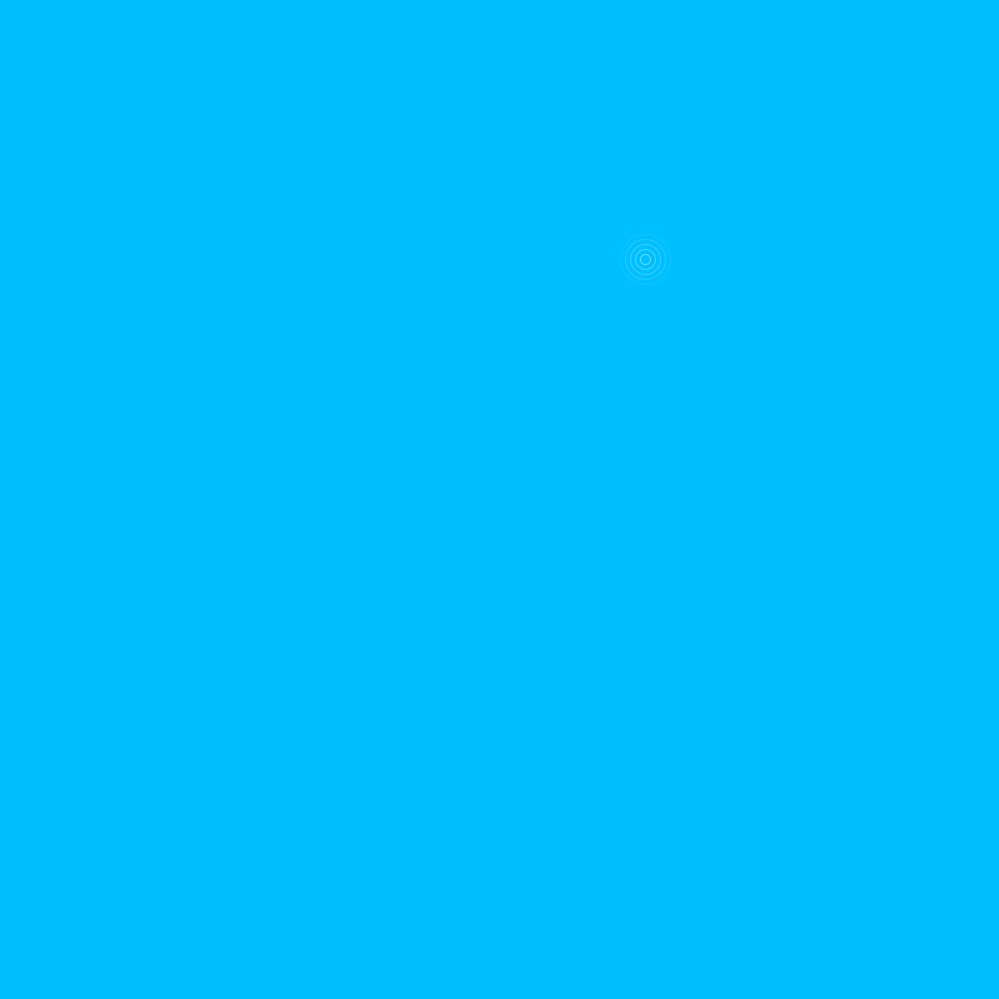
Frame 1 (no input)
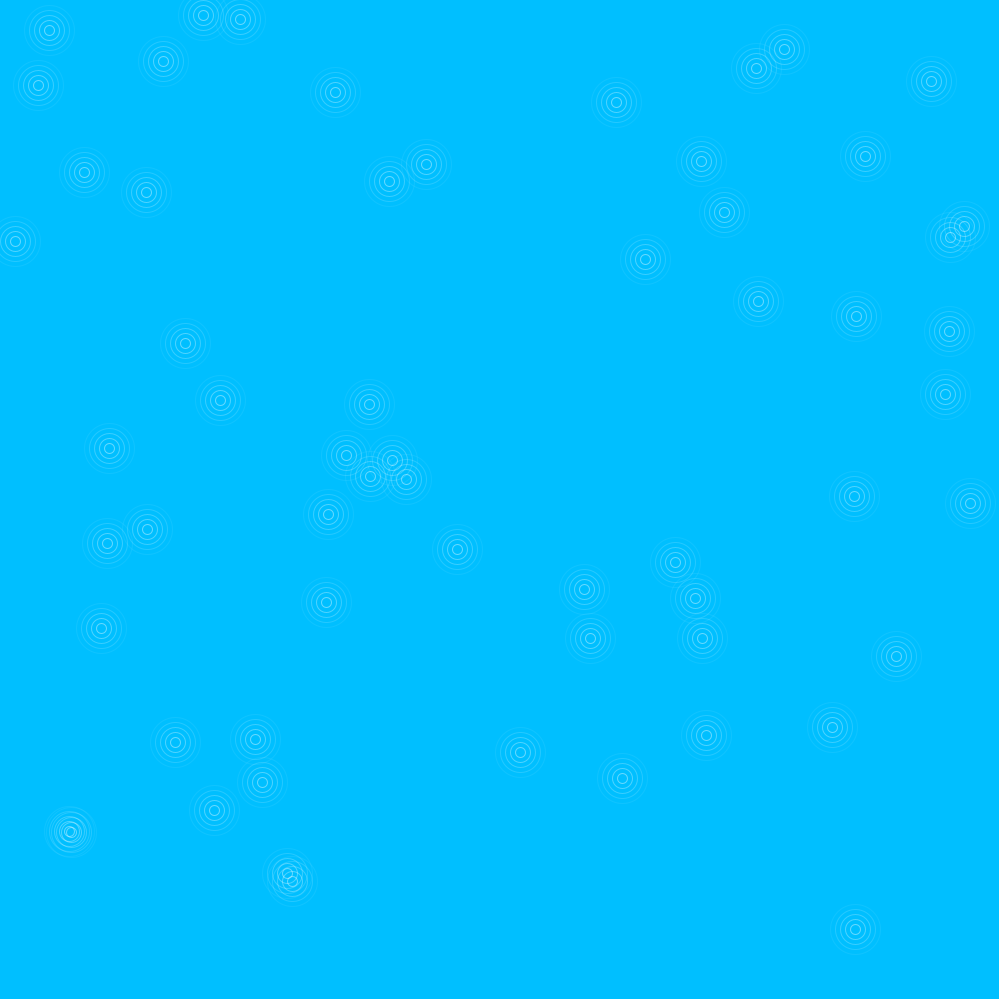
Frame 60 (the mouse pressed at the canvas centre just before this capture)
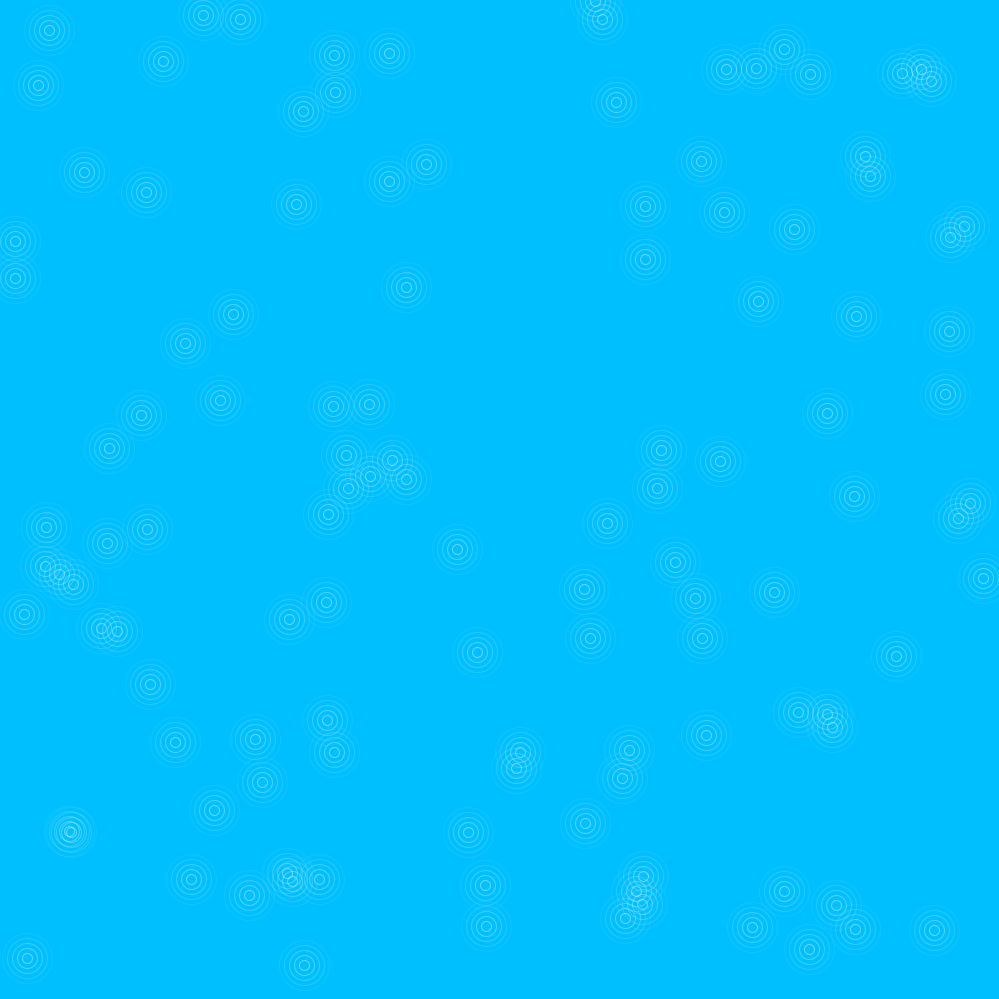
Frame 120 (the mouse held since frame 60 and released just before this capture)

The Processing sketch that drew these frames (run headless with seeded random() and noise(); from frame 60 on, the mouse is pressed at the canvas centre):

// Processing sketch: processing_6290
// ── processing_6290.pde

/*
Massive scale is always better when done by Theresa Caasi Davis
 */

Ripple b, c;

void setup()
{
  size(999,999);
  background(0,191,255, 100); 
  smooth();
  b = new Ripple();
}

void draw()
{
  noFill();
  
  b.x = random(width);
  b.y = random(height);
  b.z = 10;
  b.v = width/75;
  b.w = width/120;
  b.d= 100;
  b.p = 255;
  b.u = 255;
  b.o= 255;
  b.show(); 

}


class Ripple 
{
  float x, y, z,w,v,d ;
  float p,u,o;

  void show()
  {
    
    for(int i=0; i<10; i++)
    {
      stroke(p,u,o, d--);
      ellipse(x, y, z,z);
      z += 10;
      d -= 20;
    }
    
  }
}
  
  


  
  
